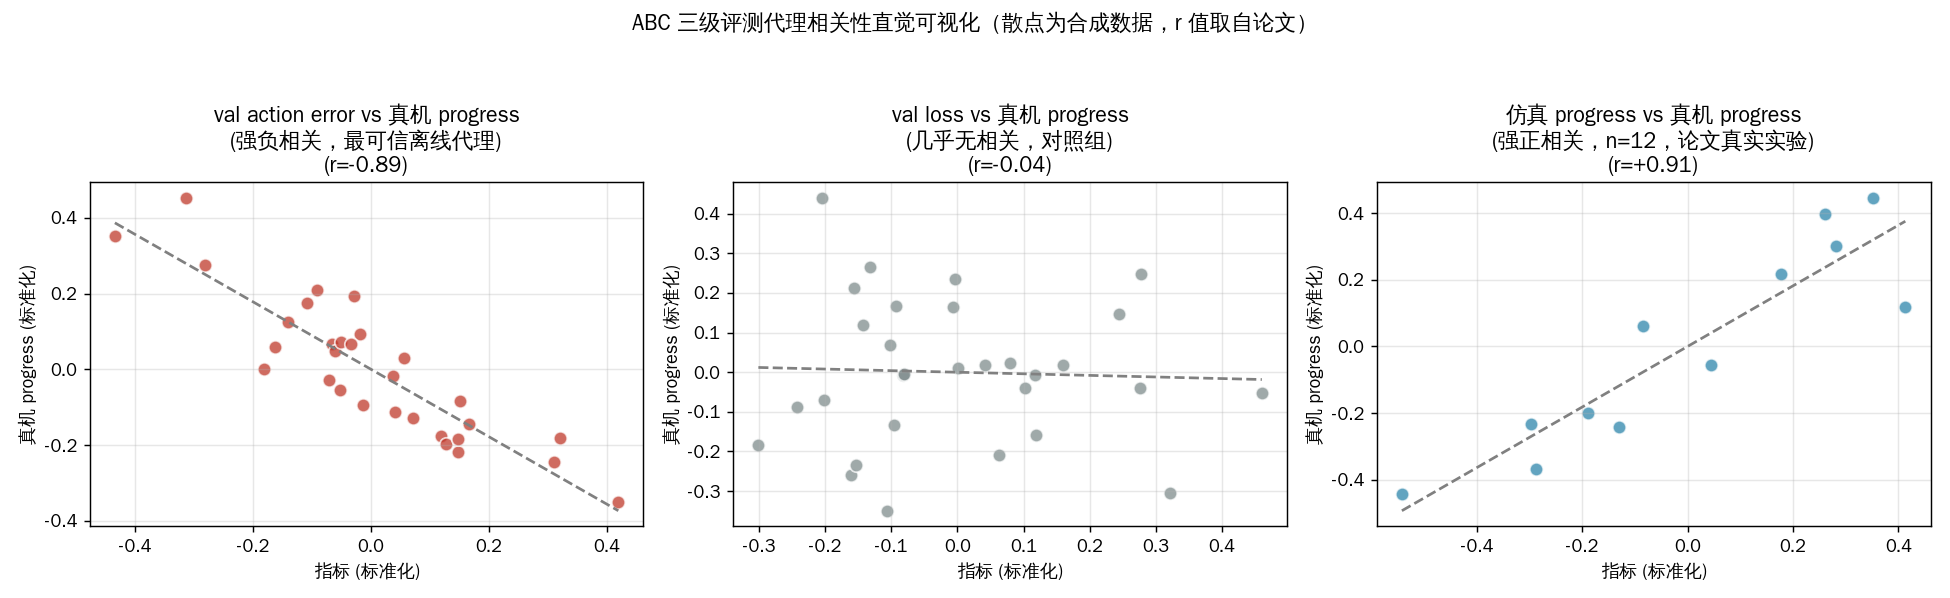

This figure's Python source:
#!/usr/bin/env python3
# -*- coding: utf-8 -*-
"""
eval_proxy_correlation_demo.py
============================================================
教学演示：ABC 论文「三级评测代理」的相关性哲学
（论文 3.4 节 + 第 4 节 Sim-to-real correlation，事实来源见 FACTS_ABC.md）

论文背景（精简复述，非官方代码，仅用于教学理解）：
    做机器人 behavior cloning 研究时，最终目标是「真机成功率」，
    但真机评测非常昂贵（每个 checkpoint 每任务要跑 50 trials，
    ABC 论文的 sim-to-real 相关性实验总共只做了 12 个 checkpoint x 3 任务 x 50 trials）。
    如果每改一个小设计决策（比如 connector 用 AdaLN 还是 cross-attn）都要上真机，
    研究效率会很低。于是 ABC 提出一套「三级评测代理」金字塔：

        Level 1（最廉价）：离线标量指标 —— 训练 loss / 验证 loss / 验证 action error。
            优点：几乎零成本，每个 checkpoint 都能算。
            缺点（论文 3.4 节实测结论）：
                - 验证 action error 与真机表现相关性最强：
                  strict 上 Pearson r=-0.89 (p=3.8e-6), Spearman ρ=-0.93
                - 训练 loss 也显著相关：r=-0.84
                - 验证 loss 几乎不相关：r=-0.04 (p=0.886) —— 反直觉的对照组，
                  提醒我们不是所有「看起来合理」的离线指标都管用。
            结论：适合「廉价筛选」小的设计决策，但不能可靠预测最终成功率或
                  揭示失败模式。

        Level 2（中等成本）：仿真评测（ABC-Sim, MuJoCo + VR 遥操作数据）。
            论文用 12 个 checkpoint（ABC-DiT/ABC-VLA 在 ABC-130K 上各 4 个 +
            4 个内部 7K+仿真混合数据的 ABC-DiT），每个在 3 个真机任务上各测 50 trials，
            同时也在对应仿真任务里评测，比较 sim 表现与 real 表现的相关性：
                - Strict success: Pearson r=0.85 (p=4.2e-4, n=12)
                - Task progress: Pearson r=0.91 (p=5.0e-5, n=12)
            这说明仿真是真机表现的「有意义预测器」，可以在真机评测前，
            用仿真来 debug/筛选设计决策，大幅降低真机评测的样本需求。

        Level 3（最昂贵，但最终唯一可信）：真机评测（ABC-Eval）。
            大规模真机 rollout（>100 小时）+ 评分 rubric，是最终验证的黄金标准。

    这套「金字塔」的核心逻辑：用便宜的代理做大范围粗筛（离线指标一天能筛几十个变体），
    用中等成本的代理做进一步验证（仿真几十个 checkpoint），
    最后只用最贵的真机评测做「最终考试」（少量 checkpoint，高置信度）。
    相关系数越高，说明这一级代理越值得信赖、越能替代下一级的评测。

本脚本做两件事：
    1. 打印论文 Table 1（架构 ablation：6 个变体的真机 mean strict/progress）
       以及第 3.4 节 + 第 4 节的相关系数汇总表 —— 这些都是论文里的真实数字。
    2. 用「给定 Pearson r 生成对应散点」的标准方法（先生成两个独立标准正态序列，
       再用 y = r*x + sqrt(1-r^2)*z 的方式构造具有目标相关系数的合成点对），
       可视化三条关系：
         (a) val action error vs real progress —— 强负相关 (r=-0.89 的近似，
             这里用 strict 的 r=-0.89 生成，因为论文该系数是在 strict 上报告的)
         (b) val loss vs real progress —— 几乎无相关的对照组 (r=-0.04)
         (c) sim progress vs real progress —— 强正相关 (r=0.91)
       注意：散点的具体坐标是合成的（不是论文真实的逐 checkpoint 数据点，
       论文没有公开原始逐点数据），但相关系数 r 严格取自论文报告的数字，
       用来做「相关性强弱」的直觉可视化，而不是复现论文原始图表。

依赖：仅标准库 + numpy；若无 numpy 会退化为纯 Python 实现。
若有 matplotlib 则画三张子图对比相关性强弱，否则优雅降级为文本输出。
"""

from __future__ import annotations

import math
import random
import logging

logging.basicConfig(
    level=logging.INFO,
    format="[%(asctime)s] %(levelname)s: %(message)s",
    datefmt="%H:%M:%S",
)
log = logging.getLogger("eval_proxy_correlation_demo")

try:
    import numpy as np  # noqa: F401
    HAS_NUMPY = True
    log.info("numpy 可用，使用向量化实现")
except ImportError:
    HAS_NUMPY = False
    log.info("numpy 不可用，退化为纯 Python 实现（速度较慢但结果等价）")

try:
    import matplotlib
    matplotlib.use("Agg")
    import matplotlib.pyplot as plt
    matplotlib.rcParams["font.sans-serif"] = [
        "Noto Sans CJK SC", "WenQuanYi Zen Hei", "AR PL UMing CN", "DejaVu Sans",
    ]
    matplotlib.rcParams["axes.unicode_minus"] = False
    HAS_MPL = True
    log.info("matplotlib 可用，将生成示意图")
except ImportError:
    HAS_MPL = False
    log.info("matplotlib 不可用，跳过绘图，仅打印文本结果")


# ============================================================
# 第一部分：论文真实数据（严格来自 FACTS_ABC.md，不得编造）
# ============================================================

# Table 1：架构 ablation（真机评测，200k steps，内部 7000h 语料）
# 6 个变体：VLA 三种 connector + DiT 三种视觉表示，聚合 mean strict / progress / latency
TABLE1_ARCH_ABLATION = [
    # (模型名, mean_strict_%, mean_progress_%, latency_ms)
    ("VLA Pooled adaLN",     32.8, 61.4, 17.24),
    ("VLA FAST+X-Attn",       3.6, 32.6, 19.24),
    ("VLA X-Attn",            0.0, 11.7, 19.24),
    ("DiT DINOv3-xattn",     32.9, 67.5, 37.4),
    ("DiT CLIP-adaln",       13.4, 47.3, 27.5),
    ("DiT CLIP-xattn",       24.5, 58.8, 37.5),
]

# 第 3.4 节：离线指标与真机表现（strict success）的相关系数
# val action error: 固定 10 diffusion steps、无 action prefix 下的动作 L2 误差
OFFLINE_METRIC_CORR = [
    # (指标名, pearson_r, 备注)
    ("验证 action error (val action error)", -0.89, "相关最强；p=3.8e-6, Spearman rho=-0.93"),
    ("训练 loss (train loss)",               -0.84, "显著负相关"),
    ("验证 loss (val loss)",                 -0.04, "几乎不相关；p=0.886，反直觉对照组"),
]

# 第 4 节：sim-to-real 相关性实验（12 个 checkpoint，3 个真机任务各 50 trials）
SIM_REAL_CORR = [
    # (指标名, pearson_r, p_value, n)
    ("Strict success (sim vs real)", 0.85, 4.2e-4, 12),
    ("Task progress (sim vs real)",  0.91, 5.0e-5, 12),
]


def print_table1():
    print("\n" + "=" * 78)
    print("表 A：论文 Table 1 —— 架构 ablation（真机评测，200k steps，内部 7000h 语料）")
    print("=" * 78)
    print(f"{'模型':<20} | {'Mean strict':>12} | {'Mean progress':>14} | {'Latency(ms)':>12}")
    print("-" * 78)
    for name, strict, progress, latency in TABLE1_ARCH_ABLATION:
        print(f"{name:<20} | {strict:>11.1f}% | {progress:>13.1f}% | {latency:>12.2f}")
    print("(真机 3 任务：Bottles / Dishrack / Mugs，每任务 50 trials；数据来自论文 Table 1)")


def print_correlation_tables():
    print("\n" + "=" * 78)
    print("表 B：离线指标 vs 真机表现（strict success）相关系数（论文 3.4 节）")
    print("=" * 78)
    print(f"{'离线指标':<40} | {'Pearson r':>10} | 备注")
    print("-" * 78)
    for name, r, note in OFFLINE_METRIC_CORR:
        print(f"{name:<40} | {r:>10.2f} | {note}")

    print("\n" + "=" * 78)
    print("表 C：Sim-to-real 相关性（论文第 4 节，n=12 checkpoint）")
    print("=" * 78)
    print(f"{'指标':<32} | {'Pearson r':>10} | {'p-value':>10} | {'n':>4}")
    print("-" * 78)
    for name, r, p, n in SIM_REAL_CORR:
        print(f"{name:<32} | {r:>10.2f} | {p:>10.1e} | {n:>4d}")


# ============================================================
# 第二部分：给定 Pearson r，合成具有该相关系数的散点对
# ------------------------------------------------------------
# 原理：设 x, z 为两个独立标准正态序列，令 y = r*x + sqrt(1-r^2)*z，
# 则 (x, y) 的总体 Pearson 相关系数恰为 r（标准的双变量正态构造法）。
# 样本相关系数会在 r 附近有小幅抖动（n 越大越接近 r），这里用较大的 n
# 让抖动可控，从而清楚地展示"强相关 vs 弱相关 vs 对照组"的视觉差异。
# ============================================================

def make_correlated_pair(r, n, rng, seed_offset=0):
    """
    生成 n 对 (x, y)，使其**样本** Pearson 相关系数精确等于 r（而非仅总体期望上等于 r）。

    为什么不用最朴素的 y = r*x + sqrt(1-r^2)*z：
    那种构造只保证「总体」相关系数是 r，但小样本下抽样噪声很大
    （比如 n=30 时，目标 r=0 附近的样本 r 标准差约 1/sqrt(n-3) ≈ 0.19，
    实测中曾出现目标 r=-0.04 却抽到样本 r=+0.42 的情况，会误导「几乎无相关」
    这个教学结论）。

    因此改用 Gram-Schmidt 正交化的精确构造法：
        1. 采样 x, z 两组独立标准正态，各自去均值；
        2. 把 z 相对 x 做 Gram-Schmidt 正交化，得到与 x 完全正交的 z_orth；
        3. 将 x、z_orth 都归一化为单位范数；
        4. y = r * x_unit + sqrt(1-r^2) * z_orth_unit。
    这样构造出的 (x, y) 样本相关系数**精确**等于 r（浮点误差范围内），
    与样本量 n 无关，避免小样本噪声掩盖我们想展示的相关性强弱对比。
    """
    if HAS_NUMPY:
        x = rng.normal(0, 1, size=n)
        z = rng.normal(0, 1, size=n)
        x = x - x.mean()
        z = z - z.mean()
        # Gram-Schmidt: 去掉 z 中与 x 共线的分量，得到与 x 正交的 z_orth
        z_orth = z - (np.dot(x, z) / np.dot(x, x)) * x
        x_unit = x / np.linalg.norm(x)
        z_unit = z_orth / np.linalg.norm(z_orth)
        y = r * x_unit + math.sqrt(max(0.0, 1 - r * r)) * z_unit
        return x_unit, y
    else:
        n_f = float(n)
        x = [rng.gauss(0, 1) for _ in range(n)]
        z = [rng.gauss(0, 1) for _ in range(n)]
        mx = sum(x) / n_f
        mz = sum(z) / n_f
        x = [xi - mx for xi in x]
        z = [zi - mz for zi in z]
        xz = sum(xi * zi for xi, zi in zip(x, z))
        xx = sum(xi * xi for xi in x)
        z_orth = [zi - (xz / xx) * xi for xi, zi in zip(x, z)]
        x_norm = math.sqrt(sum(xi * xi for xi in x))
        z_norm = math.sqrt(sum(zi * zi for zi in z_orth))
        x_unit = [xi / x_norm for xi in x]
        z_unit = [zi / z_norm for zi in z_orth]
        y = [r * xi + math.sqrt(max(0.0, 1 - r * r)) * zi for xi, zi in zip(x_unit, z_unit)]
        return x_unit, y


def pearson_r(x, y):
    """计算样本 Pearson 相关系数，用于核对合成数据确实落在目标 r 附近。"""
    if HAS_NUMPY:
        return float(np.corrcoef(x, y)[0, 1])
    else:
        n = len(x)
        mx = sum(x) / n
        my = sum(y) / n
        cov = sum((xi - mx) * (yi - my) for xi, yi in zip(x, y))
        vx = sum((xi - mx) ** 2 for xi in x)
        vy = sum((yi - my) ** 2 for yi in y)
        return cov / math.sqrt(vx * vy)


def main():
    log.info("=" * 60)
    log.info("ABC 论文「三级评测代理」相关性哲学 —— 数据展示与可视化")
    log.info("论文数据来源: arXiv 2606.27375v1, 3.4 节 + 第 4 节")
    log.info("=" * 60)

    print_table1()
    print_correlation_tables()

    # ------------------------------------------------------------
    # 合成散点：用论文真实 r 值构造直觉可视化数据
    # ------------------------------------------------------------
    rng = np.random.default_rng(2026) if HAS_NUMPY else random.Random(2026)
    n_offline = 30   # 离线指标场景：模拟 30 个训练 checkpoint/变体（论文未给出确切 n，仅为可视化选取合理规模）
    n_simreal = SIM_REAL_CORR[0][3]  # sim-real 场景严格用论文的 n=12

    log.info("合成散点：val action error vs real progress (目标 r=-0.89)")
    x_err, y_err = make_correlated_pair(-0.89, n_offline, rng)
    log.info("合成散点：val loss vs real progress (目标 r=-0.04，对照组)")
    x_vl, y_vl = make_correlated_pair(-0.04, n_offline, rng)
    log.info("合成散点：sim progress vs real progress (目标 r=0.91, n=12)")
    x_sim, y_sim = make_correlated_pair(0.91, n_simreal, rng)

    print("\n" + "=" * 78)
    print("表 D：合成散点的实测相关系数核对（应与目标 r 接近，验证生成方法正确）")
    print("=" * 78)
    for label, (x, y), target_r in [
        ("val action error vs real progress", (x_err, y_err), -0.89),
        ("val loss vs real progress (对照组)", (x_vl, y_vl), -0.04),
        ("sim progress vs real progress", (x_sim, y_sim), 0.91),
    ]:
        emp_r = pearson_r(x, y)
        print(f"  {label:<38} 目标 r={target_r:+.2f}   实测 r={emp_r:+.3f}")

    print("\n结论：")
    print("  1) 验证 action error 与真机 progress 强负相关（r≈-0.89），是最值得信赖的")
    print("     离线代理——可用于每天筛选几十个训练变体，快速淘汰明显更差的设计。")
    print("  2) 验证 loss 与真机表现几乎无相关（r≈-0.04），提醒我们「loss 更低」不等于")
    print("     「策略更好」——扩散模型的验证 loss 在训练后期会回升，但真机表现仍在改善，")
    print("     这是论文特意点出的反直觉对照组。")
    print("  3) 仿真 progress 与真机 progress 强正相关（r=0.91，n=12，论文真实实验），")
    print("     说明可以在没有真机、或真机评测昂贵时，先用仿真验证设计决策，")
    print("     只在少量高置信度的 checkpoint 上才动用最贵的真机评测。")
    print("  4) 三级代理金字塔：离线指标(近乎免费，筛大量小决策) → 仿真(中等成本，")
    print("     r≈0.9 高保真验证) → 真机(最贵，最终唯一可信的裁判)。")

    # ------------------------------------------------------------
    # 可选绘图：三个子图分别展示强负相关/无相关(对照)/强正相关
    # ------------------------------------------------------------
    if HAS_MPL:
        try:
            fig, axes = plt.subplots(1, 3, figsize=(15, 4.6))

            def scatter_with_fit(ax, x, y, title, color, r_label):
                ax.scatter(x, y, color=color, alpha=0.75, edgecolor="white", s=55)
                if HAS_NUMPY:
                    coeffs = np.polyfit(x, y, 1)
                    xs = np.linspace(min(x), max(x), 50)
                    ax.plot(xs, coeffs[0] * xs + coeffs[1], "--", color="gray", linewidth=1.5)
                ax.set_title(f"{title}\n(r={r_label:+.2f})")
                ax.set_xlabel("指标 (标准化)")
                ax.set_ylabel("真机 progress (标准化)")
                ax.grid(True, alpha=0.3)

            scatter_with_fit(
                axes[0], x_err, y_err,
                "val action error vs 真机 progress\n(强负相关，最可信离线代理)",
                "#C0392B", -0.89,
            )
            scatter_with_fit(
                axes[1], x_vl, y_vl,
                "val loss vs 真机 progress\n(几乎无相关，对照组)",
                "#7F8C8D", -0.04,
            )
            scatter_with_fit(
                axes[2], x_sim, y_sim,
                "仿真 progress vs 真机 progress\n(强正相关，n=12，论文真实实验)",
                "#2E86AB", 0.91,
            )

            fig.suptitle("ABC 三级评测代理相关性直觉可视化（散点为合成数据，r 值取自论文）", fontsize=12)
            fig.tight_layout(rect=[0, 0, 1, 0.93])
            out_path = "eval_proxy_correlation_demo.png"
            fig.savefig(out_path, dpi=130)
            log.info("图已保存到: %s", out_path)
        except Exception as exc:
            log.warning("绘图过程出现异常，已优雅降级为纯文本输出: %s", exc)
    else:
        log.info("matplotlib 不可用，已跳过绘图部分。")

    print("\n[提示] 本脚本中的相关系数 r 均严格取自论文报告数字（见 FACTS_ABC.md），")
    print("       但散点坐标为按目标 r 合成的示意数据，并非论文原始逐点数据")
    print("       （论文未公开每个 checkpoint 的具体 x/y 值）。仅用于教学直觉展示。")


if __name__ == "__main__":
    main()
